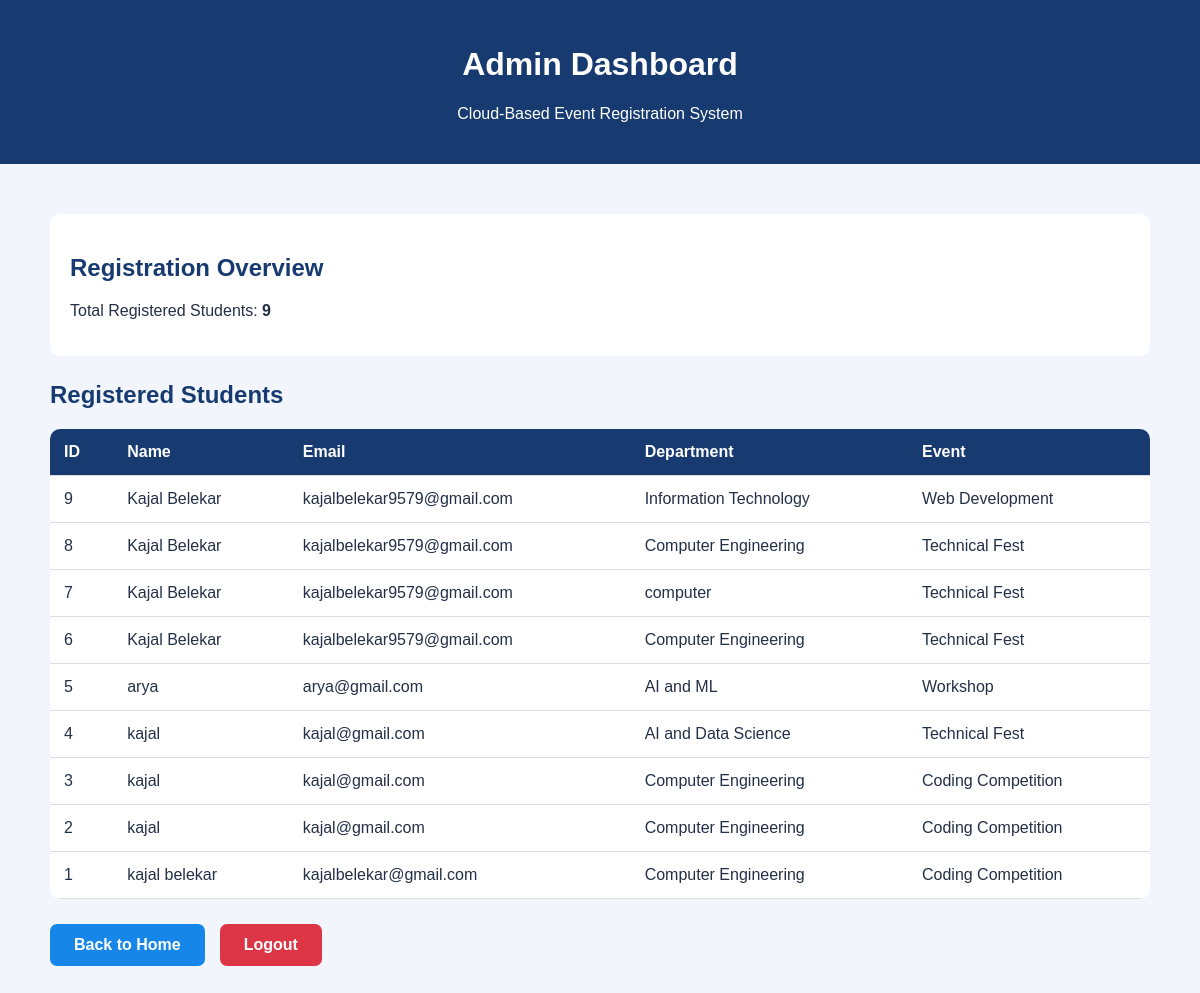
/admin (signed in), run on the app's committed database.
### tables this page shows
CREATE TABLE registrations (
            id INTEGER PRIMARY KEY AUTOINCREMENT,
            name TEXT NOT NULL,
            email TEXT NOT NULL,
            department TEXT NOT NULL,
            event TEXT NOT NULL
        );

### app.py (the view)
@app.route("/admin")
def admin():
    if not session.get("admin_logged_in"):
        return redirect(url_for("admin_login"))
    conn = sqlite3.connect("events.db")
    conn.row_factory = sqlite3.Row
    cursor = conn.cursor()
    cursor.execute(
        "SELECT * FROM registrations ORDER BY id DESC"
    )
    registrations = cursor.fetchall()
    conn.close()
    return render_template(
        "admin.html",
        registrations=registrations
    )

### templates/admin.html (shortened to what this page needs)
<!DOCTYPE html>
<html lang="en">
<head>
</head>
<body>
    <header>
        <h1>Admin Dashboard</h1>
        <p>Cloud-Based Event Registration System</p>
    </header>
    <main class="container">
        <section class="summary">
            <h2>Registration Overview</h2>
            <p>
                Total Registered Students:
                <strong>{{ registrations|length }}</strong>
            </p>
        </section>
        <h2>Registered Students</h2>
        <div class="table-wrapper">
            <table>
                <thead>
                    <tr>
                        <th>ID</th>
                        <th>Name</th>
                        <th>Email</th>
                        <th>Department</th>
                        <th>Event</th>
                    </tr>
                </thead>
                <tbody>
                    {% for student in registrations %}
                    <tr>
                        <td>{{ student['id'] }}</td>
                        <td>{{ student['name'] }}</td>
                        <td>{{ student['email'] }}</td>
                        <td>{{ student['department'] }}</td>
                        <td>{{ student['event'] }}</td>
                    </tr>
                    {% else %}
                    <tr>
                        <td colspan="5" class="empty">
                            No registrations found.
                        </td>
                    </tr>
                    {% endfor %}
                </tbody>
            </table>
        </div>
        <div style="display: flex; gap: 15px; margin-top: 25px; flex-wrap: wrap;">
    <a href="/"
       style="background: #1687e8; color: white; padding: 12px 24px;
       border-radius: 7px; text-decoration: none; font-weight: bold;">
        Back to Home
    </a>
    <a href="/admin-logout"
       style="background: #dc3545; color: white; padding: 12px 24px;
       border-radius: 7px; text-decoration: none; font-weight: bold;">
        Logout
    </a>
</div>
    </main>
</body>
</html>

### templates/admin.html (style rules this page uses)
body { margin: 0; font-family: Arial, sans-serif; background: #f2f6fc; color: #243047; }
header { background: #173b70; color: white; text-align: center; padding: 25px; }
.container { max-width: 1100px; margin: 30px auto; padding: 20px; }
.summary { background: white; padding: 20px; border-radius: 10px; margin-bottom: 25px; }
h2 { color: #173b70; }
.table-wrapper { overflow-x: auto; background: white; border-radius: 10px; }
table { width: 100%; border-collapse: collapse; min-width: 650px; }
th, td { padding: 14px; text-align: left; border-bottom: 1px solid #ddd; }
th { background: #173b70; color: white; }

### data on the page
registrations: id "9", name "Kajal Belekar", email "kajalbelekar9579@gmail.com", department "Information Technology", event "Web Development"
registrations: id "8", name "Kajal Belekar", email "kajalbelekar9579@gmail.com", department "Computer Engineering", event "Technical Fest"
registrations: id "7", name "Kajal Belekar", email "kajalbelekar9579@gmail.com", department "computer", event "Technical Fest"
registrations: id "6", name "Kajal Belekar", email "kajalbelekar9579@gmail.com", department "Computer Engineering", event "Technical Fest"
registrations: id "5", name "arya", email "arya@gmail.com", department "AI and ML", event "Workshop"
registrations: id "4", name "kajal", email "kajal@gmail.com", department "AI and Data Science", event "Technical Fest"
registrations: id "3", name "kajal", email "kajal@gmail.com", department "Computer Engineering", event "Coding Competition"
registrations: id "2", name "kajal", email "kajal@gmail.com", department "Computer Engineering", event "Coding Competition"
registrations: id "1", name "kajal belekar", email "kajalbelekar@gmail.com", department "Computer Engineering", event "Coding Competition"

### other printed values
{{ registrations|length }} "9"
